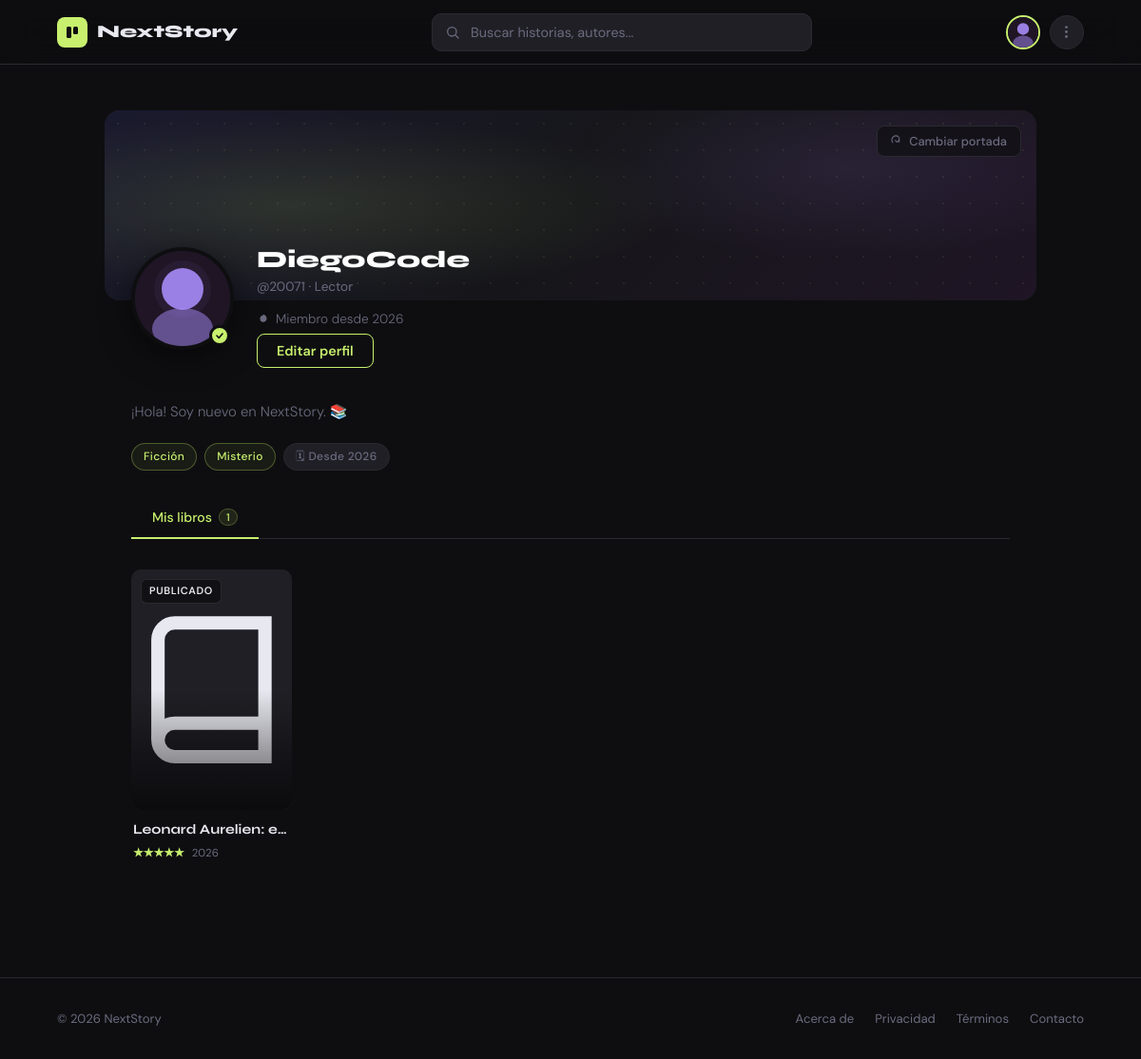
Screenshot of /perfil/15/ (signed in) with the database file from the repository.
### blog/models.py (models this page shows, shortened)
class Usuario(models.Model):
    id = models.BigAutoField(primary_key=True)
    nombre = models.CharField(max_length=100)
    apellido = models.CharField(max_length=100)
    telefono = models.CharField(max_length=20, blank=True, null=True)
    direccion = models.CharField(max_length=255, blank=True, null=True)
    estado = models.CharField(max_length=50, blank=True, null=True)
    registro = models.OneToOneField(Registro, models.DO_NOTHING, blank=True, null=True)
    class Meta:
        db_table = 'usuario'

class Perfil(models.Model):
    id = models.BigAutoField(primary_key=True)
    username = models.CharField(unique=True, max_length=100, blank=True, null=True)
    descripcion = models.TextField(blank=True, null=True)
    foto = models.ImageField(upload_to='avatars/', blank=True, null=True)
    portada = models.ImageField(upload_to='portadas/', blank=True, null=True)
    redes_sociales = models.TextField(blank=True, null=True)
    usuario = models.OneToOneField(Usuario, models.DO_NOTHING, blank=True, null=True)
    class Meta:
        db_table = 'perfil'

class Registro(models.Model):
    id = models.BigAutoField(primary_key=True)
    email = models.CharField(unique=True, max_length=150)
    telefono = models.CharField(max_length=20, blank=True, null=True)
    contrasena = models.CharField(max_length=255)
    fecha_registro = models.DateTimeField(blank=True, null=True)
    class Meta:
        db_table = 'registro'

class Libro(models.Model):
    id_libro = models.AutoField(primary_key=True)
    titulo = models.CharField(max_length=255)
    sinopsis = models.TextField(blank=True, null=True)
    fecha_creacion = models.DateTimeField(blank=True, null=True)
    estado = models.CharField(max_length=50, blank=True, null=True)
    archivo_pdf = models.TextField(blank=True, null=True)
    portada = models.ImageField(
        upload_to='portadas/',
        blank=True,
        null=True,
        verbose_name="Imagen de portada"
    )
    class Meta:
        db_table = 'libro'

### blog/views.py (the view)
# urls.py: path('perfil/', views.perfil_usuario, name='perfil_usuario'),
@login_required
def perfil_usuario(request, usuario_id=None):
    usuario = None
    perfil = None
    if not usuario_id:
        try:
            registro = Registro.objects.get(email=request.user.email)
            usuario = Usuario.objects.get(registro=registro)
            usuario_id = usuario.id
        except (Registro.DoesNotExist, Usuario.DoesNotExist):
            return render(request, 'blog/perfil_usuario.html', {
                'error': 'No se encontró tu registro de usuario. ¿Estás registrado correctamente?'
            })
    else:
        usuario = get_object_or_404(Usuario, id=usuario_id)
    try:
        perfil = Perfil.objects.get(usuario=usuario)
    except Perfil.DoesNotExist:
        perfil = None
    ids_libros = AutorLibro.objects.filter(usuario=usuario).values_list('libro_id', flat=True)
    mis_libros = Libro.objects.filter(id_libro__in=ids_libros).order_by('-fecha_creacion')
    contexto = {
        'usuario': usuario,
        'perfil': perfil,
        'mis_libros': mis_libros,
        'total_libros': mis_libros.count(),
        'seguidores': 150,
        'siguiendo': 85,
        'total_paginas': 3200,
        'libros_favoritos': [],
    }
    return render(request, 'blog/perfil_usuario.html', contexto)

### blog/templates/blog/perfil_usuario.html (shortened to what this page needs)
<!DOCTYPE html>
<html lang="es">
<head>
</head>
<body>
<header>
  <a class="logo" href="{% url 'blog:home' %}">
    <div class="logo-mark">
      <svg viewBox="0 0 16 16" fill="none" xmlns="http://www.w3.org/2000/svg">
        <rect x="2" y="2" width="5" height="12" rx="1.5" fill="#0e0e10"/>
        <rect x="9" y="2" width="5" height="8" rx="1.5" fill="#0e0e10"/>
      </svg>
    </div>
    <span>NextStory</span>
  </a>
  <div class="nav-center">
    <div class="search-wrap">
      <svg viewBox="0 0 24 24"><circle cx="11" cy="11" r="7"/><path d="M21 21l-4.35-4.35"/></svg>
      <input class="search" type="text" placeholder="Buscar historias, autores..."/>
    </div>
  </div>
  <div class="nav-actions">
    <div class="nav-avatar" id="navAvatar" aria-label="Avatar usuario">
      {% if perfil and perfil.foto %}
        <img src="{{ perfil.foto }}" alt="Avatar">
      {% else %}
        <svg viewBox="0 0 36 36" xmlns="http://www.w3.org/2000/svg">
          <rect width="36" height="36" fill="#1f1525"/>
          <circle cx="18" cy="14" r="7" fill="#a78bf7" opacity=".9"/>
          <ellipse cx="18" cy="30" rx="12" ry="8" fill="#a78bf7" opacity=".5"/>
        </svg>
      {% endif %}
    </div>
    <div class="avatar-menu-wrap" id="avatarMenuWrap">
      <button class="menu-trigger" id="menuTriggerBtn" aria-label="Abrir menú" aria-haspopup="true" aria-expanded="false">
        <svg viewBox="0 0 24 24" xmlns="http://www.w3.org/2000/svg">
          <circle cx="12" cy="5" r="2"/><circle cx="12" cy="12" r="2"/><circle cx="12" cy="19" r="2"/>
        </svg>
      </button>
    </div>
  </div>
</header>
<div class="page">
  <div class="profile-banner">
    <div class="banner-bg" id="bannerBg"></div>
    <button class="banner-edit" id="editBannerBtn" title="Cambiar portada">
      <svg viewBox="0 0 24 24">
        <path d="M4 14.899A7 7 0 1 1 15.1 4"/>
        <path d="m8 10 4 4 4-4"/>
        <path d="M16 4v10.3"/>
      </svg>
      Cambiar portada
    </button>
  </div>
  <div class="profile-identity">
    <div class="avatar-wrap" id="avatarWrap" title="Cambiar foto de perfil">
      <div class="avatar" id="avatarEl">
      </div>
      <div class="avatar-badge">
        <svg viewBox="0 0 10 10" xmlns="http://www.w3.org/2000/svg">
          <polyline points="2,5 4.2,7.5 8,3" stroke="#0e0e10" stroke-width="1.6" fill="none" stroke-linecap="round" stroke-linejoin="round"/>
        </svg>
      </div>
    </div>
    <div class="profile-info">
      <div class="profile-name" id="displayName">
        {% if usuario %}
          {{ usuario.nombre|default:"Usuario" }} {{ usuario.apellido|default:"" }}
        {% else %}
          {{ user.username|default:"Usuario Invitado" }}
        {% endif %}
      </div>
      <div class="profile-handle">
        <span>@{{ perfil.username|default:user.username }} · Lector</span>
      </div>
      <div class="profile-extra">
        <span>
          <svg viewBox="0 0 16 16" fill="currentColor"><path d="M7 2a5 5 0 0 1 5 5c0 2.21-1.79 4-4 4a4 4 0 1 1 0-8z"/></svg>
          Miembro desde {{ usuario.registro.fecha_registro|date:"Y"|default:"2026" }}
        </span>
      </div>
      <div class="profile-actions">
        <button class="btn-edit-profile" id="editProfileBtn">Editar perfil</button>
      </div>
    </div>
  </div>
  <div class="profile-body">
    <p class="profile-bio" id="displayBio">
      {{ perfil.descripcion|default:"Lector entusiasta que disfruta de buena literatura. Sin historias propias aún, pero con muchas ganas de descubrir y leer." }}
    </p>
    <div class="profile-tags">
      <span class="profile-tag accent">Ficción</span>
      <span class="profile-tag accent">Misterio</span>
      <span class="profile-tag">🗓 Desde {{ usuario.registro.fecha_registro|date:"Y"|default:"2026" }}</span>
    </div>
    <div class="profile-tabs" role="tablist">
      <button class="tab-btn active" data-tab="mislibros" role="tab" aria-selected="true" tabindex="0">
        Mis libros <span class="tab-count" id="tabCount">{{ total_libros|default:0 }}</span>
      </button>
    </div>
    <div class="tab-panel active" id="tab-mislibros" role="tabpanel" tabindex="0">
      <div class="stories-grid" id="mislibros-grid" style="min-height: 120px;">
        {% if mis_libros %}
          {% for libro in mis_libros %}
          <a href="{% url 'blog:perfil_libro' libro.id_libro %}" class="bcard">
            <div class="bcard-cover">
              <svg viewBox="0 0 24 24" fill="none" stroke="currentColor" stroke-width="2">
                <path d="M4 19.5A2.5 2.5 0 0 1 6.5 17H20"/>
                <path d="M6.5 2H20v20H6.5A2.5 2.5 0 0 1 4 19.5v-15A2.5 2.5 0 0 1 6.5 2z"/>
              </svg>
              <div class="bcard-cover-overlay"></div>
              <span class="bcard-badge">{{ libro.estado|default:"Libro" }}</span>
            </div>
            <div class="bcard-info">
              <div class="bcard-title">{{ libro.titulo }}</div>
              <div class="bcard-meta">
                <span class="bcard-rating">★★★★★</span>
                <span class="bcard-reads">{{ libro.fecha_creacion|date:"Y" }}</span>
              </div>
            </div>
          </a>
          {% endfor %}
        {% endif %}
      </div>
    </div>
  </div>
</div>
<footer>
  <span class="footer-copy">© 2026 NextStory</span>
  <div class="footer-links">
    <a href="#">Acerca de</a>
    <a href="#">Privacidad</a>
    <a href="#">Términos</a>
    <a href="#">Contacto</a>
  </div>
</footer>
</body>
</html>

### rows the page displays
Usuario: nombre "DiegoCode", registro.fecha_registro "2026"
Perfil: username "20071", descripcion "¡Hola! Soy nuevo en NextStory. 📚"
Libro: estado "PUBLICADO", titulo "Leonard Aurelien: e…", fecha_creacion "2026"

### other values shown
{{ total_libros|default:0 }} "1"
